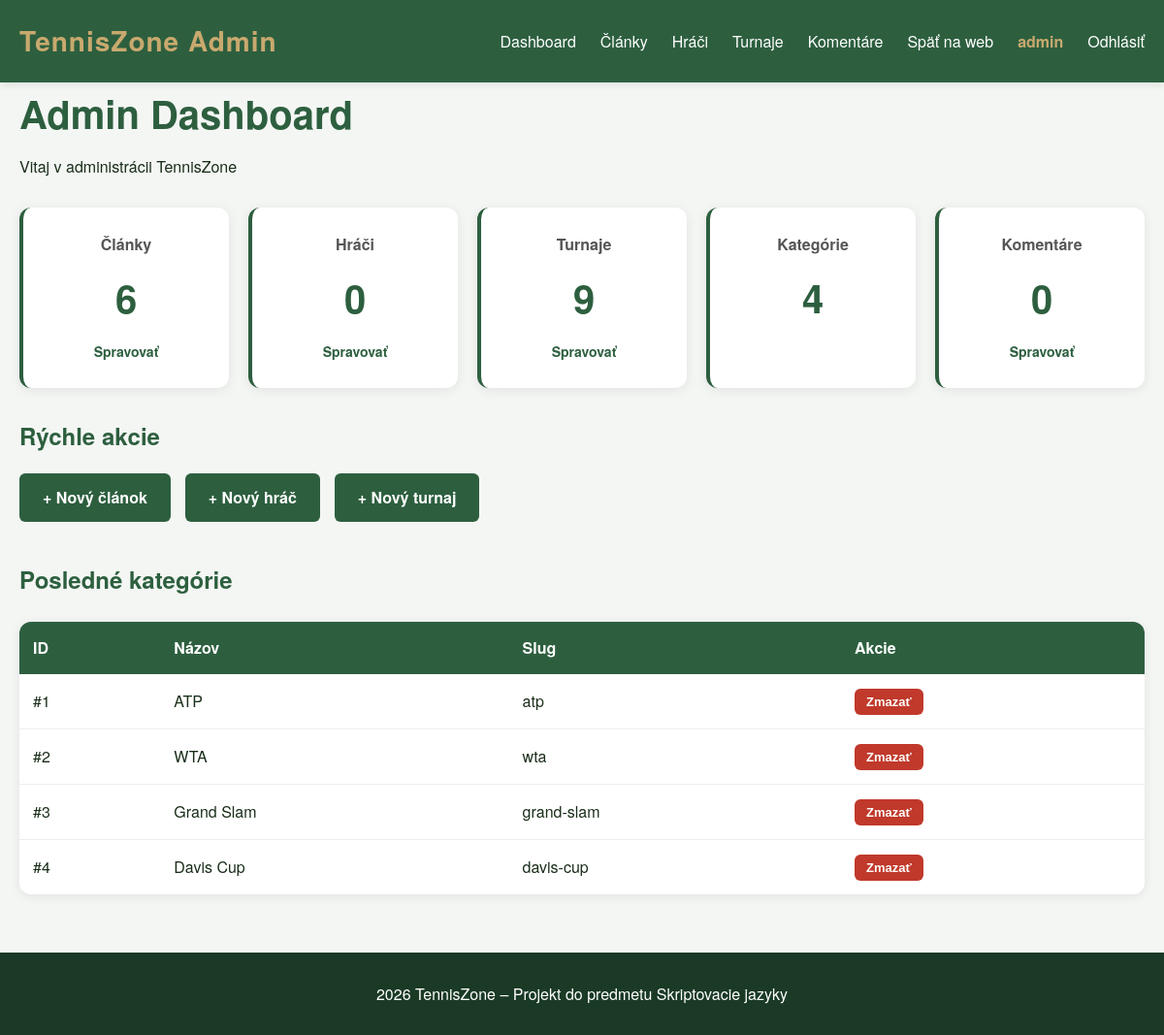
Screenshot of /public/templates/admin.php (signed in) with the database file from the repository.
### tables this page shows
CREATE TABLE IF NOT EXISTS categories (
    id INT AUTO_INCREMENT PRIMARY KEY,
    name VARCHAR(100) NOT NULL,
    slug VARCHAR(100) NOT NULL UNIQUE,
    description TEXT,
    created_at TIMESTAMP DEFAULT CURRENT_TIMESTAMP
);

### autoload.php (called while the page is built, shortened)
<?php
spl_autoload_register(function (string $class): void {
    $prefixes = [
        'App\\Core\\'   => __DIR__ . '/app/core/',
        'App\\Models\\' => __DIR__ . '/app/models/',
    ];
    foreach ($prefixes as $prefix => $baseDir) {
        $len = strlen($prefix);
        if (strncmp($class, $prefix, $len) !== 0) {
            continue;
        }
        $relative = substr($class, $len);
        $file = $baseDir . str_replace('\\', '/', $relative) . '.php';
        if (is_file($file)) {
            return;
        }
    }
});

### app/core/Database.php (called while the page is built, shortened)
<?php
class Database {
    private $host = 'localhost';
    private $dbname = 'tenniszone1';
    private $username = 'root';
    private $password = '';
    private \PDO $connection;
    public function __construct() {
        try {
            $dsn = "mysql:host={$this->host};dbname={$this->dbname};charset=utf8mb4";
            $this->connection = new \PDO($dsn, $this->username, $this->password);
            $this->connection->setAttribute(\PDO::ATTR_ERRMODE, \PDO::ERRMODE_EXCEPTION);
            $this->connection->setAttribute(\PDO::ATTR_DEFAULT_FETCH_MODE, \PDO::FETCH_OBJ);
        } catch (\PDOException $e) {
            echo "Chyba pripojenia: " . $e->getMessage();
        }
    }
    public function getConnection() {
        return $this->connection;
    }
}

### app/models/Post.php (called while the page is built, shortened)
<?php
class Post {
    private $db;
    public function __construct() {
        $database = new Database();
        $this->db = $database->getConnection();
    }
    public function all() {
        $sql = "SELECT * FROM articles ORDER BY created_at DESC";
        $stmt = $this->db->query($sql);
        return $stmt->fetchAll();
    }
}

### app/models/Player.php (called while the page is built, shortened)
<?php
class Player {
    private $db;
    public function __construct() {
        $database = new Database();
        $this->db = $database->getConnection();
    }
    public function all() {
        $sql = "SELECT * FROM players ORDER BY ranking ASC";
        $stmt = $this->db->query($sql);
        return $stmt->fetchAll();
    }
}

### app/models/Tournament.php (called while the page is built, shortened)
<?php
class Tournament {
    private $db;
    public function __construct() {
        $database = new Database();
        $this->db = $database->getConnection();
    }
    public function all() {
        $sql = "SELECT * FROM tournaments ORDER BY start_date DESC";
        $stmt = $this->db->query($sql);
        return $stmt->fetchAll();
    }
}

### app/models/Category.php (called while the page is built, shortened)
<?php
class Category {
    private $db;
    public function __construct() {
        $database = new Database();
        $this->db = $database->getConnection();
    }
    public function all() {
        $sql = "SELECT * FROM categories";
        $stmt = $this->db->query($sql);
        return $stmt->fetchAll();
    }
}

### app/models/Comment.php (called while the page is built, shortened)
<?php
class Comment {
    private $db;
    public function __construct() {
        $database = new Database();
        $this->db = $database->getConnection();
    }
    public function all() {
        $sql = "SELECT c.*, u.username, a.title AS article_title
                FROM comments c
                JOIN users u ON u.id = c.user_id
                JOIN articles a ON a.id = c.article_id
                ORDER BY c.created_at DESC";
        $stmt = $this->db->query($sql);
        return $stmt->fetchAll();
    }
}

### public/templates/admin.php (the view, shortened to what this page needs)
<?php require_once __DIR__ . '/../../autoload.php';
?>
<?php include __DIR__ . '/partials/header-admin.php'; ?>
<?php
$post = new Post();
$player = new Player();
$tournament = new Tournament();
$category = new Category();
$comment = new Comment();
$articles = $post->all();
$players = $player->all();
$tournaments = $tournament->all();
$categories = $category->all();
$comments = $comment->all();
?>
<h1>Admin Dashboard</h1>
<p>Vitaj v administrácii TennisZone</p>
<div class="admin-stats">
    <div class="stat-card">
        <h3>Články</h3>
        <p class="stat-number"><?php echo count($articles); ?></p>
        <a href="admin-articles.php">Spravovať</a>
    </div>
    <div class="stat-card">
        <h3>Hráči</h3>
        <p class="stat-number"><?php echo count($players); ?></p>
        <a href="admin-players.php">Spravovať</a>
    </div>
    <div class="stat-card">
        <h3>Turnaje</h3>
        <p class="stat-number"><?php echo count($tournaments); ?></p>
        <a href="admin-tournaments.php">Spravovať</a>
    </div>
    <div class="stat-card">
        <h3>Kategórie</h3>
        <p class="stat-number"><?php echo count($categories); ?></p>
    </div>
    <div class="stat-card">
        <h3>Komentáre</h3>
        <p class="stat-number"><?php echo count($comments); ?></p>
        <a href="admin-comments.php">Spravovať</a>
    </div>
</div>
<h2>Rýchle akcie</h2>
<div class="quick-actions">
    <a href="article-create.php" class="btn-primary">+ Nový článok</a>
    <a href="player-create.php" class="btn-primary">+ Nový hráč</a>
    <a href="tournament-create.php" class="btn-primary">+ Nový turnaj</a>
</div>
<h2>Posledné kategórie</h2>
<table>
    <thead>
        <tr>
            <th>ID</th>
            <th>Názov</th>
            <th>Slug</th>
            <th>Akcie</th>
        </tr>
    </thead>
    <tbody>
        <?php foreach ($categories as $cat): ?>
            <tr>
                <td>#<?php echo $cat->id; ?></td>
                <td><?php echo htmlspecialchars($cat->name); ?></td>
                <td><?php echo htmlspecialchars($cat->slug); ?></td>
                <td>
                    <form method="POST" action="admin.php" style="display:inline;" onsubmit="return confirm('Naozaj zmazať?')">
                        <button type="submit">Zmazať</button>
                    </form>
                </td>
            </tr>
        <?php endforeach; ?>
    </tbody>
</table>
<?php include __DIR__ . '/partials/footer.php'; ?>

### public/assets/css/style.css (style rules this page uses)
* { box-sizing: border-box; margin: 0; padding: 0; }
body { font-family: 'Helvetica Neue', Arial, sans-serif; background: #f4f6f4; color: #1a2e1a; line-height: 1.6; }
h1 { font-size: 2.5rem; color: #2d5f3f; margin-bottom: 10px; }
h2 { font-size: 1.5rem; color: #2d5f3f; margin-bottom: 12px; }
form { background: white; padding: 30px; border-radius: 12px; box-shadow: 0 2px 12px rgba(0,0,0,0.08); max-width: 500px; margin: 30px auto; }
button { background: #2d5f3f; color: white; border: none; padding: 12px 24px; border-radius: 6px; font-size: 15px; font-weight: 600; cursor: pointer; transition: background 0.2s; }
table { width: 100%; border-collapse: collapse; background: white; border-radius: 12px; overflow: hidden; box-shadow: 0 2px 12px rgba(0,0,0,0.08); margin: 25px 0; }
table th { background: #2d5f3f; color: white; padding: 14px; text-align: left; font-weight: 600; }
table td { padding: 14px; border-bottom: 1px solid #eee; }
table tr:last-child td { border-bottom: none; }
table form { background: none; padding: 0; box-shadow: none; margin: 0; display: inline; }
table form button { padding: 6px 12px; font-size: 13px; background: #c0392b; }
.admin-stats { display: grid; grid-template-columns: repeat(auto-fit, minmax(200px, 1fr)); gap: 20px; margin: 30px 0; }
.stat-card { background: white; padding: 25px; border-radius: 12px; box-shadow: 0 2px 12px rgba(0,0,0,0.08); border-left: 4px solid #2d5f3f; text-align: center; }
.stat-card h3 { color: #555; font-size: 1rem; margin-bottom: 10px; }
.stat-number { font-size: 2.5rem; font-weight: bold; color: #2d5f3f; margin: 10px 0; }
.stat-card a { color: #2d5f3f; text-decoration: none; font-weight: 600; font-size: 14px; }
.quick-actions { display: flex; gap: 15px; margin: 20px 0 40px 0; flex-wrap: wrap; }
.quick-actions .btn-primary { background: #2d5f3f; color: white; padding: 12px 24px; border-radius: 6px; text-decoration: none; font-weight: 600; }

### rows the page displays
categories: id "1", name "ATP", slug "atp"
categories: id "2", name "WTA", slug "wta"
categories: id "3", name "Grand Slam", slug "grand-slam"
categories: id "4", name "Davis Cup", slug "davis-cup"

### other values shown
$_SESSION['username'] "admin"
count($articles) "6"
count($players) "0"
count($tournaments) "9"
count($categories) "4"
count($comments) "0"
